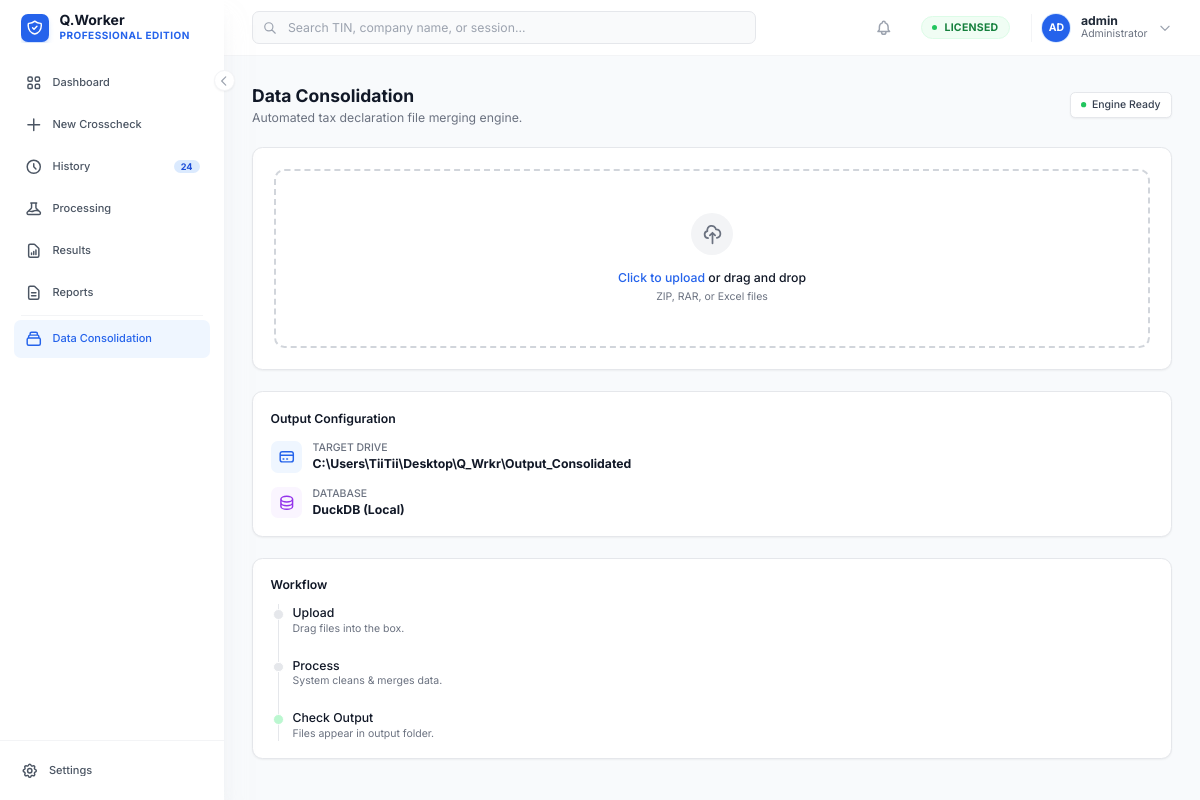
The app's page /consolidation/ (signed in), older data.
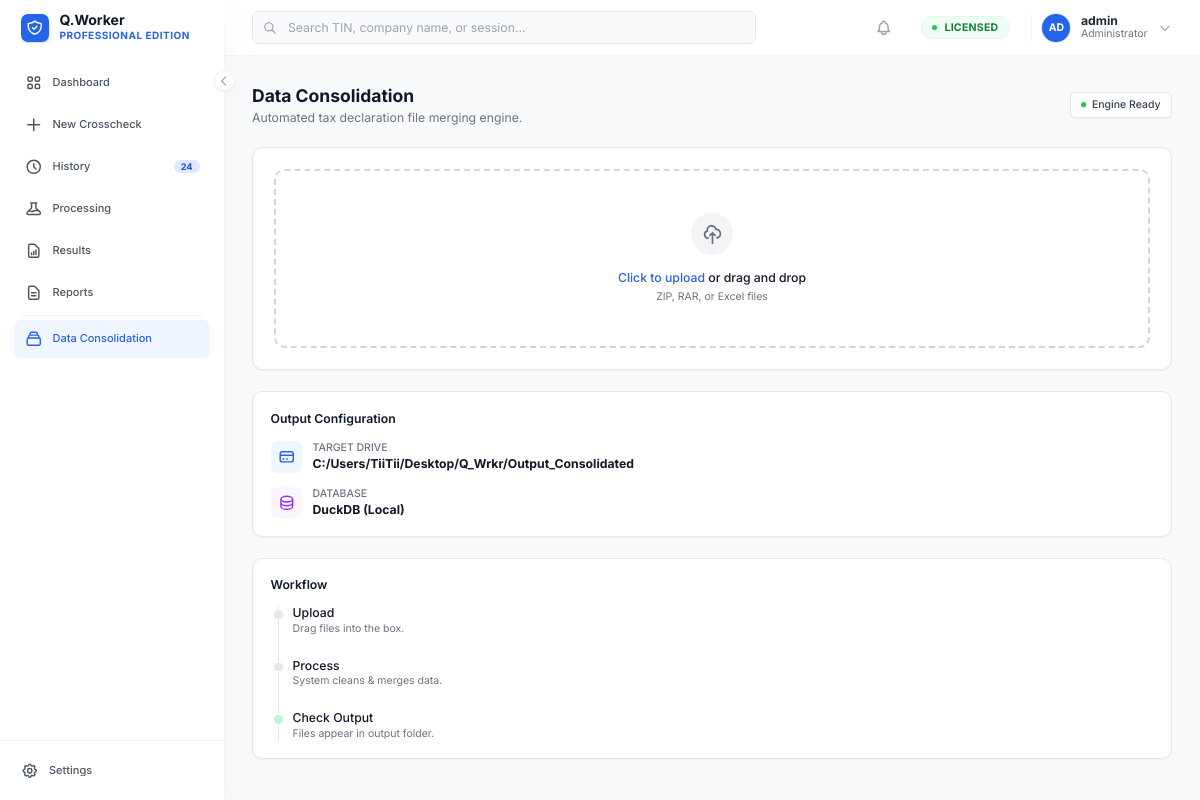
The same page, newer data.
### core/models.py (models this page shows, shortened)
class UserSettings(models.Model):
    user = models.OneToOneField(User, on_delete=models.CASCADE, related_name='settings')
    default_output_dir = models.CharField(
        max_length=500,
        default=os.path.join(os.path.expanduser("~"), "QWorker_Output"),
        help_text="Absolute path to the directory where processed files will be saved."
    )

### consolidation/views.py (the view)
# urls.py: path('', lambda request: redirect('dashboard:index')),
@login_required
def index(request):
    user_settings, _ = UserSettings.objects.get_or_create(user=request.user)
    context = {
        'default_output_dir': user_settings.default_output_dir
    }
    return render(request, 'consolidation/index.html', context)

### consolidation/templates/consolidation/index.html (shortened to what the changed rows need)
{% extends 'base.html' %} {% block content %}
<div x-data="consolidationApp()">
    <div class="mb-6 flex flex-col gap-3 sm:flex-row sm:items-center sm:justify-between">
        <div>
            <h2 class="text-xl font-bold text-gray-900 dark:text-white">Data Consolidation</h2>
        </div>
    </div>
    <div class="grid grid-cols-1 xl:grid-cols-3 gap-6">
        <div class="space-y-6">
            <div class="bg-white dark:bg-gray-800 rounded-xl shadow-sm border border-gray-200 dark:border-gray-700 p-5 transition-colors">
                <div class="space-y-4">
                    <div class="flex items-start gap-3">
                        <div class="overflow-hidden">
                            <p class="text-xs text-gray-500 dark:text-gray-400 uppercase font-medium">Target Drive</p>
                            <p class="text-sm font-bold text-gray-900 dark:text-white truncate" title="{{ default_output_dir }}">{{ default_output_dir }}</p>
                        </div>
                    </div>
                </div>
            </div>
        </div>
    </div>
</div>
{% endblock %}

Row changes from the older to the newer data that the page shows:
changed UserSettings: default_output_dir "C:\\Users\\TiiTii\\Desktop\\Q_Wrkr\\Output_Consolidated" → "C:/Users/TiiTii/Desktop/Q_Wrkr/Output_Consolidated"
